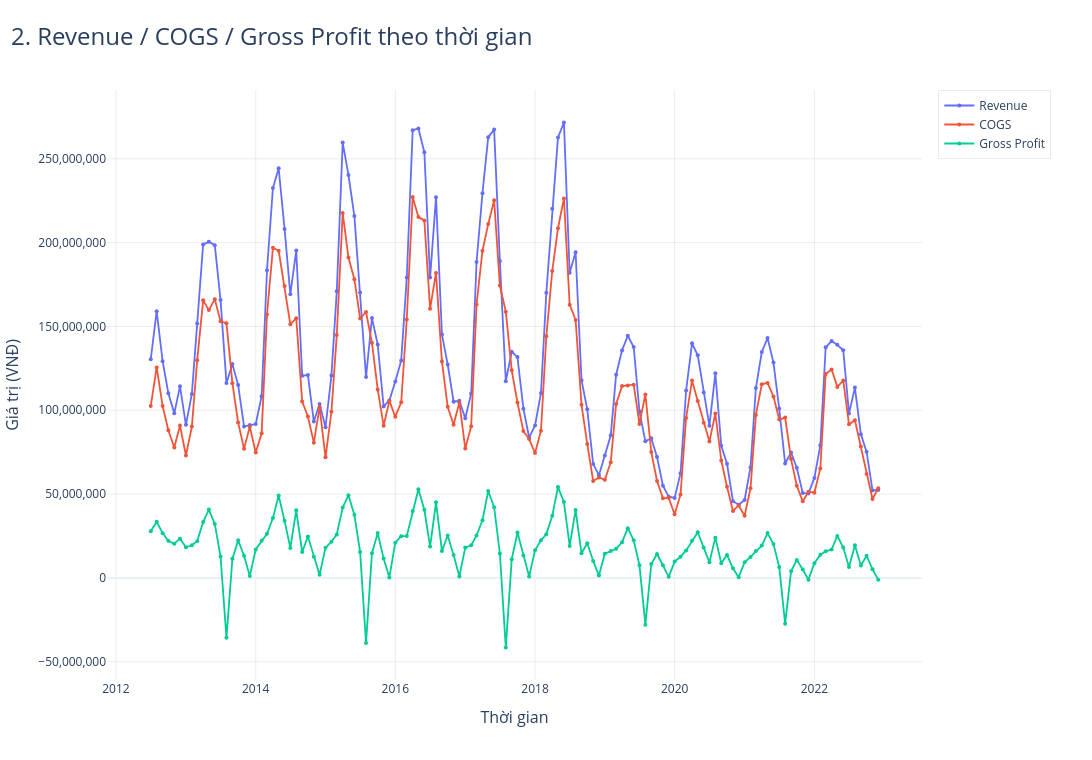

Write notebook code for a chart like this one.
### Markdown cell above
## 2) Revenue / COGS / Gross Profit theo thời gian

### Code cell
fig = go.Figure()

fig.add_trace(go.Scatter(
    x=sales_monthly["month_start"], y=sales_monthly["Revenue"],
    mode="lines+markers", name="Revenue",
    line=dict(width=MEDIUM_LINE),
    marker=dict(size=4),
    hovertemplate="Month: %{x}<br>Revenue: %{y:,.0f} VNĐ<extra></extra>"
))
fig.add_trace(go.Scatter(
    x=sales_monthly["month_start"], y=sales_monthly["COGS"],
    mode="lines+markers", name="COGS",
    line=dict(width=MEDIUM_LINE),
    marker=dict(size=4),
    hovertemplate="Month: %{x}<br>COGS: %{y:,.0f} VNĐ<extra></extra>"
))
fig.add_trace(go.Scatter(
    x=sales_monthly["month_start"], y=sales_monthly["Gross_Profit"],
    mode="lines+markers", name="Gross Profit",
    line=dict(width=MEDIUM_LINE),
    marker=dict(size=4),
    hovertemplate="Month: %{x}<br>Gross Profit: %{y:,.0f} VNĐ<extra></extra>"
))

style_figure(fig, "2. Revenue / COGS / Gross Profit theo thời gian", height=760)
fig.update_xaxes(title_text="Thời gian")
fig.update_yaxes(title_text="Giá trị (VNĐ)", tickformat=",.0f")
fig.show()
